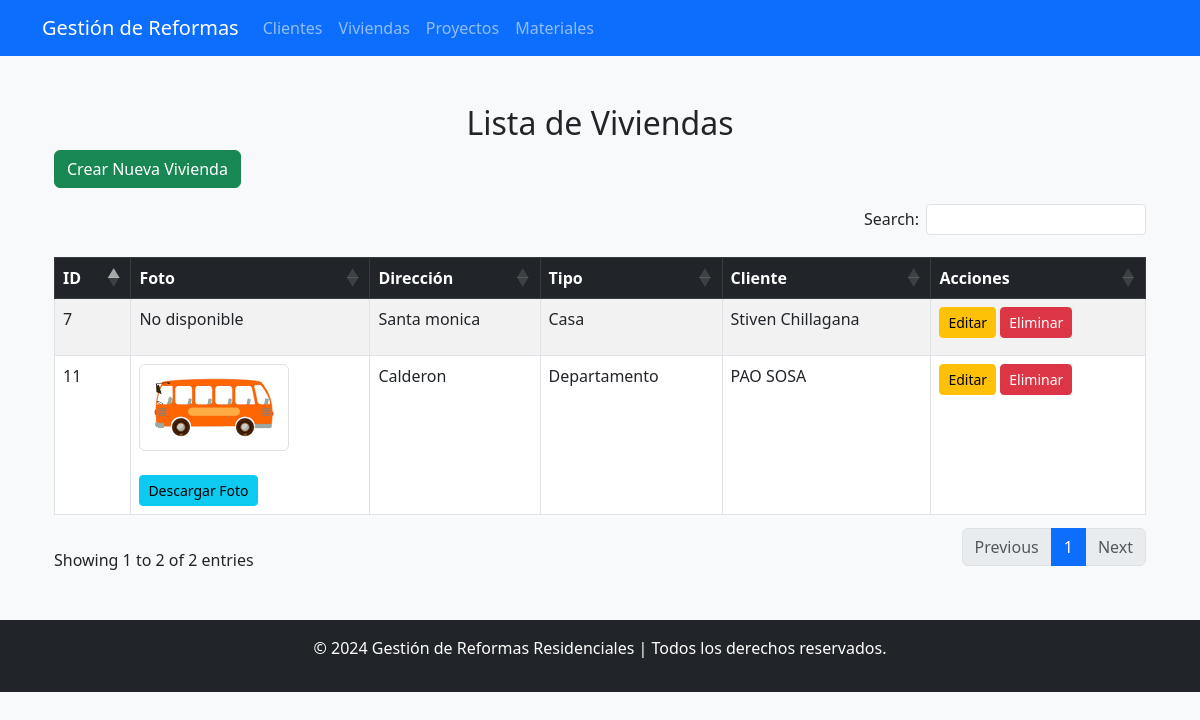
The app's page /viviendas/ with its own data.
### Aplicaciones/Reformas_ejer09/models.py (models this page shows)
class Vivienda(models.Model):
    id_vivienda = models.AutoField(primary_key=True)
    direccion = models.CharField(max_length=255)
    tipo = models.CharField(max_length=100)
    id_cliente = models.ForeignKey('Cliente', on_delete=models.CASCADE, related_name='viviendas')
    foto = models.ImageField(upload_to='viviendas/', null=True, blank=True)  # Aquí agregamos el campo foto

class Cliente(models.Model):
    id_cliente = models.AutoField(primary_key=True)
    nombre = models.CharField(max_length=100)
    apellido = models.CharField(max_length=100)
    correo = models.EmailField(unique=True)
    telefono = models.CharField(max_length=15, blank=True, null=True)
    foto = models.ImageField(upload_to='clientes/', null=True, blank=True)  # Nuevo campo de foto

### Aplicaciones/Reformas_ejer09/views.py (the view)
# urls.py: path('viviendas/', views.lista_viviendas, name='lista_viviendas'),  # Página que muestra la lista de viviendas
def lista_viviendas(request):
    viviendas = Vivienda.objects.all()
    return render(request, 'viviendas/listVivienda.html', {'viviendas': viviendas})

### Aplicaciones/Reformas_ejer09/templates/viviendas/listVivienda.html (shortened to what this page needs)
{% extends 'plantilla.html' %}
{% block content %}
<div class="container mt-5">
    <h2 class="text-center">Lista de Viviendas</h2>
    <a href="{% url 'crear_vivienda' %}" class="btn btn-success mb-3">Crear Nueva Vivienda</a>
    <table class="table table-bordered table-striped table-hover" id="tbl_viviendas">
        <thead class="table-dark">
            <tr>
                <th>ID</th>
                <th>Foto</th>
                <th>Dirección</th>
                <th>Tipo</th>
                <th>Cliente</th>
                <th>Acciones</th>
            </tr>
        </thead>
        <tbody>
            {% for vivienda in viviendas %}
            <tr id="fila-{{ vivienda.id_vivienda }}">
                <td>{{ vivienda.id_vivienda }}</td>
                <td>
                    {% if vivienda.foto %}
                        <a href="{{ vivienda.foto.url }}" target="_blank">
                            <img src="{{ vivienda.foto.url }}" alt="Foto de {{ vivienda.direccion }}" class="img-thumbnail" width="150">
                        </a>
                        <br><br>
                        <a href="{{ vivienda.foto.url }}" class="btn btn-info btn-sm" download>Descargar Foto</a>
                    {% else %}
                        <p>No disponible</p>
                    {% endif %}
                </td>
                <td>{{ vivienda.direccion }}</td>
                <td>{{ vivienda.tipo }}</td>
                <td>{{ vivienda.id_cliente.nombre }} {{ vivienda.id_cliente.apellido }}</td>
                <td>
                    <a href="{% url 'editar_vivienda' vivienda.id_vivienda %}" class="btn btn-warning btn-sm">Editar</a>
                    <button type="button" class="btn btn-danger btn-sm" onclick="confirmarEliminacion({{ vivienda.id_vivienda }})">
                        Eliminar
                    </button>
                </td>
            </tr>
            {% empty %}
            <tr>
                <td colspan="6" class="text-center">No hay viviendas registradas.</td>
            </tr>
            {% endfor %}
        </tbody>
    </table>
</div>
{% endblock %}

### records on screen
Vivienda: id_vivienda "7", shows "No disponible", direccion "Santa monica", tipo "Casa", id_cliente.nombre "Stiven", id_cliente.apellido "Chillagana"
Vivienda: id_vivienda "11", foto (picture), direccion "Calderon", tipo "Departamento", id_cliente.nombre "PAO", id_cliente.apellido "SOSA"
